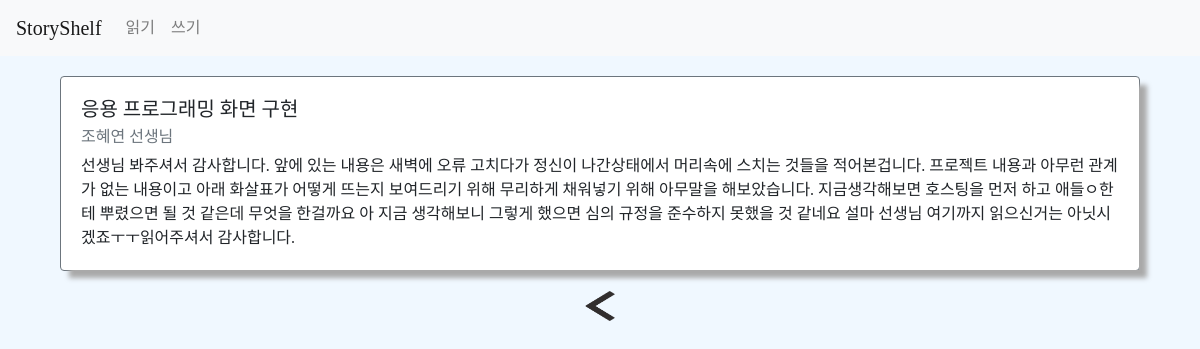
/app_storyshelf/read/?page=3, run on the app's committed database.
### app_storyshelf/models.py (models this page shows)
class Content(models.Model):
    book_name = models.CharField(max_length=50)
    author = models.CharField(max_length=30)
    content = models.TextField()
    created_at = models.DateTimeField(auto_now_add=True)

### app_storyshelf/views.py (the view)
# urls.py: path("read/", views.read, name="read"),
def read(request):
    Content.objects.order_by("-created_at")
    contents = Content.objects.all()
    paginator = Paginator(contents, 4)
    page = request.GET.get('page')
    items = paginator.get_page(page)
    context = {
        'contents': items
    }
    return render(request, "app_storyshelf/read.html", context)

### app_storyshelf/templates/app_storyshelf/read.html (shortened to what this page needs)
{% extends 'app_storyshelf/base.html' %}
{% load static %}
{% block content %}
<div class="container">
    {% for item in contents %}
    <div class="row" style="margin:20px auto;">
        <div class="col-sm-12">
            <div class="card border-secondary">
                <div class="card-body" style="box-shadow: 8px 8px 5px #a9a9a9">
                    <h5 class="card-title t-m">{{ item.book_name }}</h5>
                    <h6 class="card-subtitle mb-2 text-muted beamin">{{ item.author }}</h6>
                    <p class="card-text s-co-md">{{ item.content }}</p>
                </div>
            </div>
        </div>
    </div>
    {% endfor %}
    <div class="row">
        <div class="col-sm-12 text-center">
            <div class="pagination">
                <span class="step-links text-center" style="width:100%;">
                    {% if contents.has_previous %}
                        <a href="?page={{ contents.previous_page_number }}"><img class="btn_direct" src = "{% static "app_storyshelf/img/left.png" %}"/></a>
                    {% endif %}
                </span>
            </div>
        </div>
    </div>
</div>
{% endblock %}

### app_storyshelf/static/app_storyshelf/style.css (style rules this page uses)
body { margin: 0; }
* { box-sizing: border-box; }
.btn_direct { width: 30px; height: 30px; margin-left: 10px; margin-right: 10px; }
.beamin { font-family: 'BMDOHYEON' }
.s-co-md { font-family: 'S-CoreDream-5Medium'; }
.t-m { font-family: 'TmoneyRoundWindExtraBold' }

### data on the page
Content: book_name "응용 프로그래밍 화면 구현", author "조혜연 선생님", content "선생님 봐주셔서 감사합니다. 앞에 있는 내용은 새벽에 오류 고치다가 정신이 나간상태에서 머리속에 스치는 것들을 적어본겁니다. 프로젝트 내용과 아무런 관계가 없는 내용이고 아래 화살표가 어떻게 뜨는지 보여드리기 위해 무리하게 채워넣기 위해 아무말을 해보았습니다. 지금생각해보면 호스팅을 먼저 하고 애들ㅇ한테 뿌렸으면 될 것 같은데 무엇을 한걸까요 아 지금 생각해보니 그렇게 했으면 심의 규정을 준수하지 못했을 것 같네요 설마 선생님 여기까지 읽으신거는 아닛시겠죠ㅜㅜ읽어주셔서 감사합니다."
